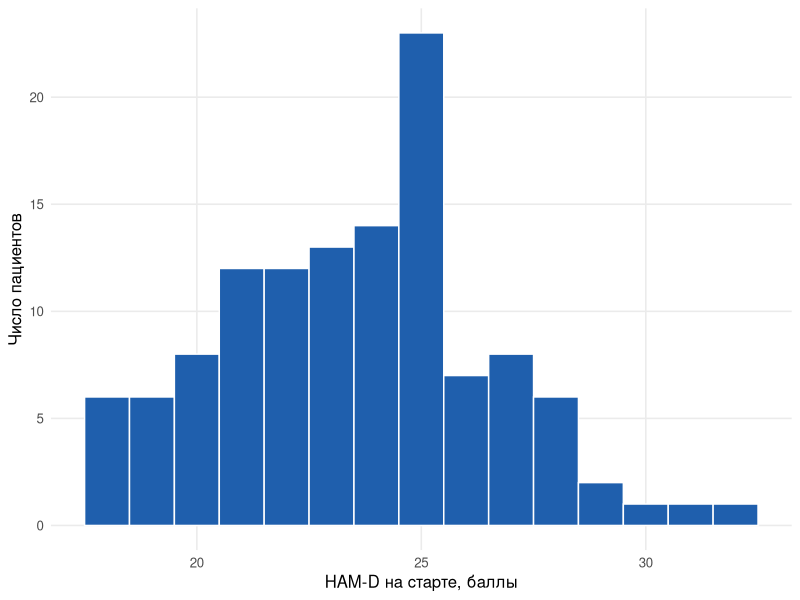
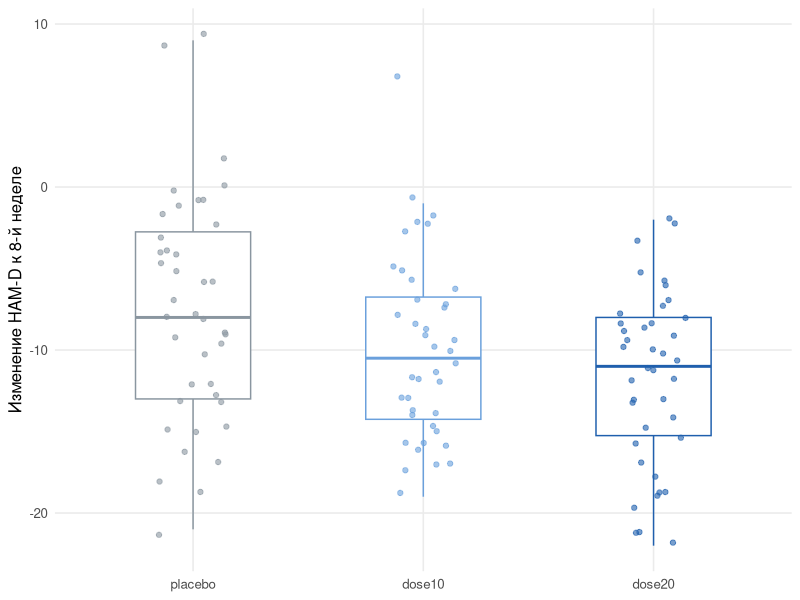
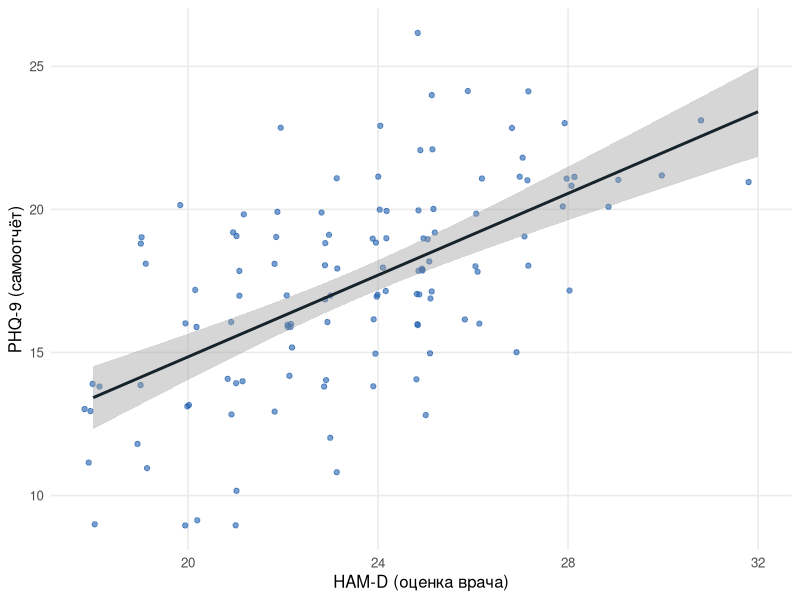
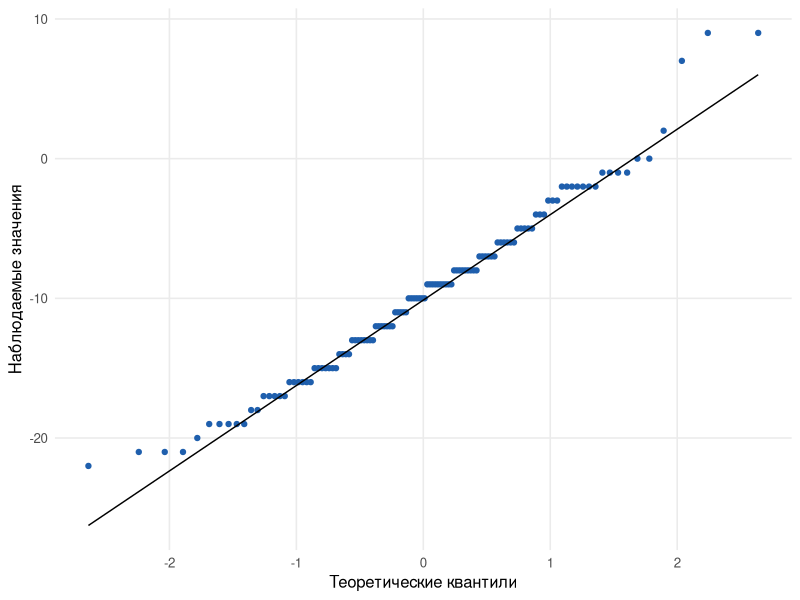
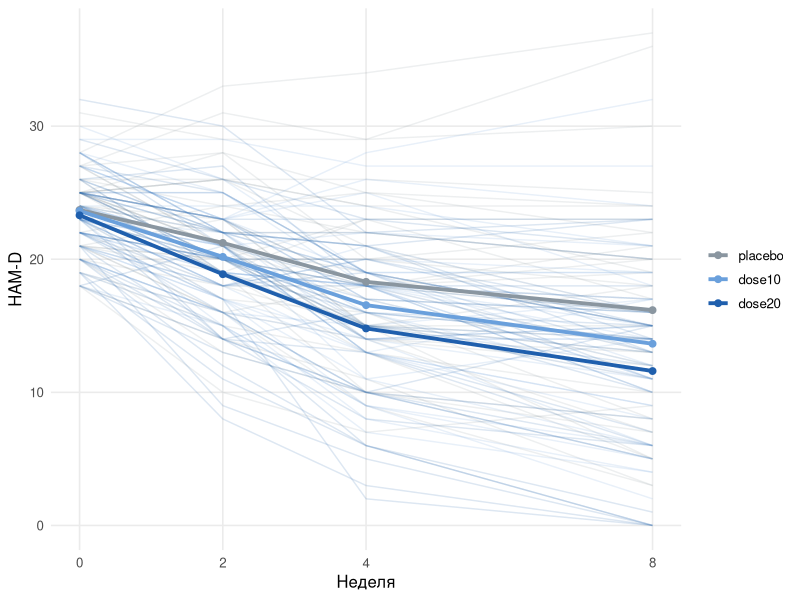
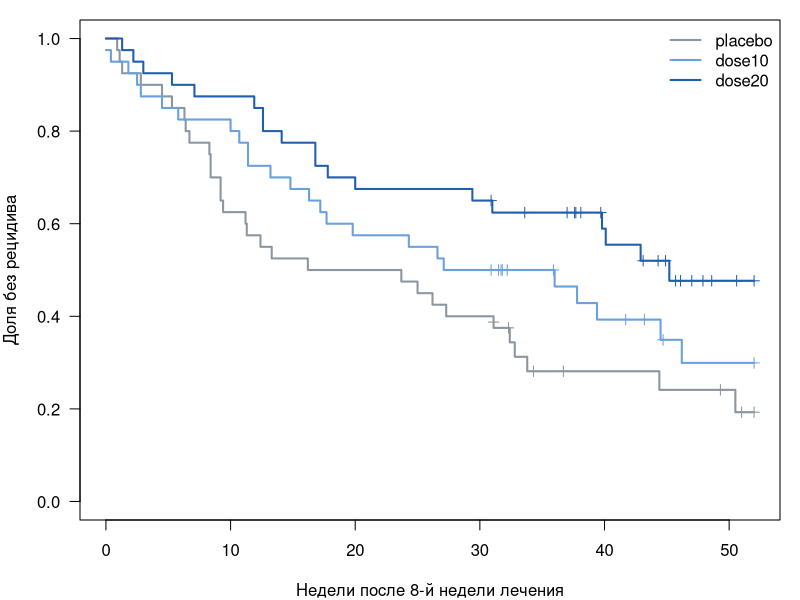
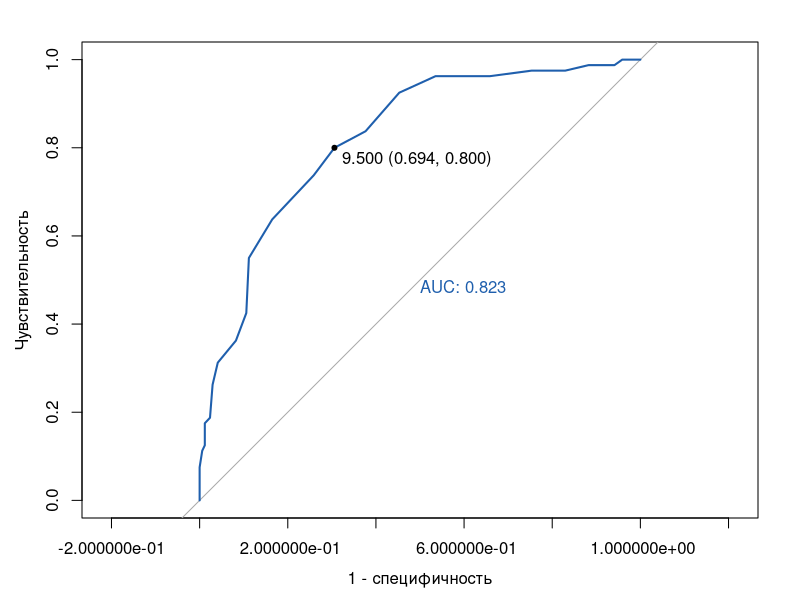

Write the R code that produced these figures, in order.
# Рисунки для сайта. Запускать из папки data/.
suppressPackageStartupMessages({library(ggplot2); library(survival); library(pROC); library(tidyr)})
trial <- read.csv("trial.csv", stringsAsFactors = TRUE)
trial$arm <- factor(trial$arm, levels = c("placebo", "dose10", "dose20"))
trial$change <- trial$hamd_8 - trial$hamd_0
screening <- read.csv("screening.csv")
out <- "../assets/img/"
pal <- c(placebo = "#8a96a0", dose10 = "#6aa0dc", dose20 = "#1f5fad")
th <- theme_minimal(base_size = 12) + theme(panel.grid.minor = element_blank())
save <- function(p, f, w = 6, h = 3.6) ggsave(paste0(out, f), p, width = w, height = h, dpi = 110)

save(ggplot(trial, aes(hamd_0)) + geom_histogram(binwidth = 1, fill = "#1f5fad", colour = "white") +
  labs(x = "HAM-D на старте, баллы", y = "Число пациентов") + th, "hist_hamd0.png")

save(ggplot(trial, aes(arm, change, colour = arm)) + geom_boxplot(outlier.shape = NA, width = 0.5) +
  geom_jitter(width = 0.15, alpha = 0.6) + scale_colour_manual(values = pal, guide = "none") +
  labs(x = NULL, y = "Изменение HAM-D к 8-й неделе") + th, "box_change.png")

save(ggplot(trial, aes(hamd_0, phq9_0)) + geom_jitter(width = 0.2, height = 0.2, alpha = 0.6, colour = "#1f5fad") +
  geom_smooth(method = "lm", formula = y ~ x, colour = "#16232b") +
  labs(x = "HAM-D (оценка врача)", y = "PHQ-9 (самоотчёт)") + th, "scatter_phq_hamd.png")

save(ggplot(trial, aes(sample = change)) + stat_qq(colour = "#1f5fad") + stat_qq_line() +
  labs(x = "Теоретические квантили", y = "Наблюдаемые значения") + th, "qq_change.png", 5, 3.6)

long <- pivot_longer(trial, c(hamd_0, hamd_2, hamd_4, hamd_8), names_to = "week", names_prefix = "hamd_", values_to = "hamd")
long$week <- as.numeric(long$week)
save(ggplot(long, aes(week, hamd, colour = arm)) + geom_line(aes(group = id), alpha = 0.15) +
  stat_summary(fun = mean, geom = "line", linewidth = 1.3) + stat_summary(fun = mean, geom = "point", size = 2) +
  scale_colour_manual(values = pal, name = NULL) + scale_x_continuous(breaks = c(0, 2, 4, 8)) +
  labs(x = "Неделя", y = "HAM-D") + th, "trajectories.png")

png(paste0(out, "km.png"), width = 660, height = 400, res = 100)
par(mar = c(4, 4, 1, 1))
km <- survfit(Surv(relapse_week, relapse) ~ arm, data = trial)
plot(km, col = pal, lwd = 2, mark.time = TRUE, xlab = "Недели после 8-й недели лечения", ylab = "Доля без рецидива", las = 1)
legend("topright", legend = names(pal), col = pal, lwd = 2, bty = "n")
dev.off()

png(paste0(out, "roc.png"), width = 480, height = 440, res = 100)
par(mar = c(4, 4, 1, 1))
r <- roc(screening$mdd, screening$phq9, quiet = TRUE)
plot(r, col = "#1f5fad", lwd = 2, print.auc = TRUE, print.thres = 9.5, legacy.axes = TRUE,
     xlab = "1 - специфичность", ylab = "Чувствительность")
dev.off()
